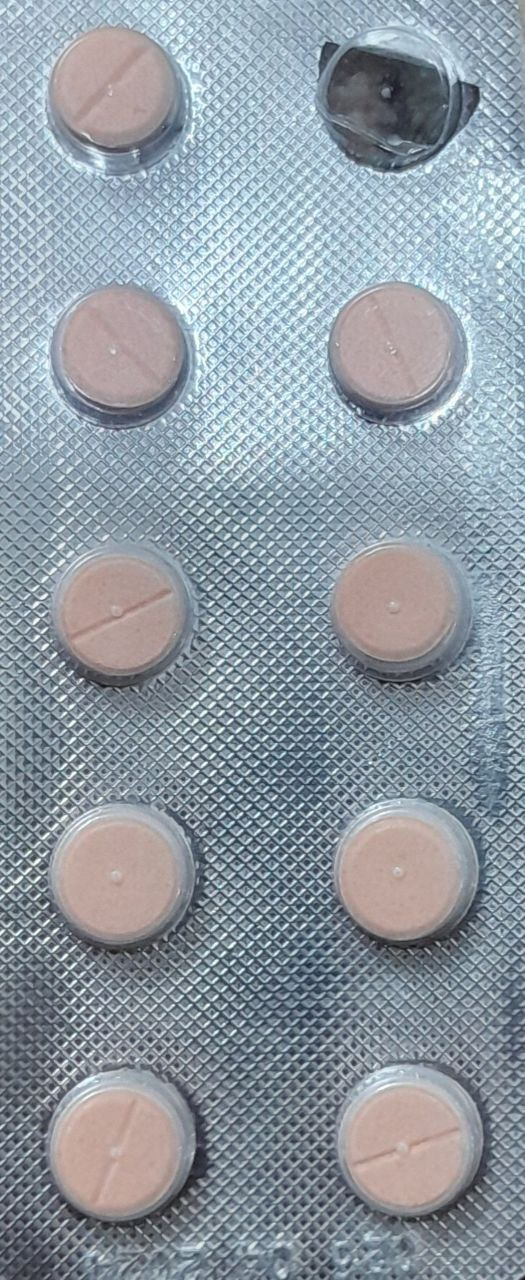
#> input picture Tamrin3/pills2.jpg, 525 x 1280 px
$ python NewCode1.py
#> lines starting #> are read from the running program, lines starting #| are printed output that depends on the picture
import cv2
import numpy as np

# بارگذاری تصویر
img = cv2.imread("pills2.jpg")
#> img is the input picture: shape (1280, 525, 3); mean B, G, R 162.6, 153.5, 143.3
if img is None:
    print("❌ تصویر پیدا نشد")
    exit()

gray = cv2.cvtColor(img, cv2.COLOR_BGR2GRAY)
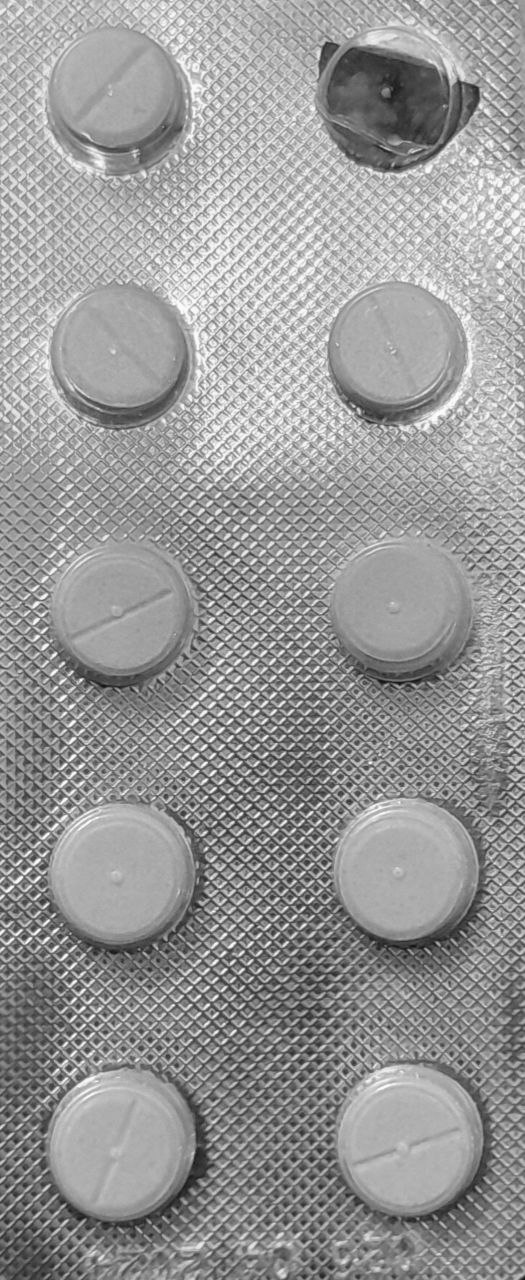
#> gray: shape (1280, 525); min 16, max 254, mean 151.5
blur = cv2.GaussianBlur(gray, (9, 9), 1.5)

# تشخیص دایره‌ها
circles = cv2.HoughCircles(
    blur,
    cv2.HOUGH_GRADIENT,
    dp=1.2,
    minDist=35,
    param1=100,
    param2=30,
    minRadius=15,
    maxRadius=40
)
#> circles = 176 rows, first 8: [77.4, 751.8, 39.24], [227.4, 809.4, 39.24], [281.4, 912.6, 39.24], [295.8, 723, 39.24], [246.6, 929.4, 39.24], [282.6, 999, 39.24], [279, 774.6, 39.24], [292.2, 825, 39.24]

count = 0

#> (the run stopped early here; a loop or call above may not have finished)

$ run again, with Tamrin3/pills1.jpg copied over Tamrin3/pills2.jpg
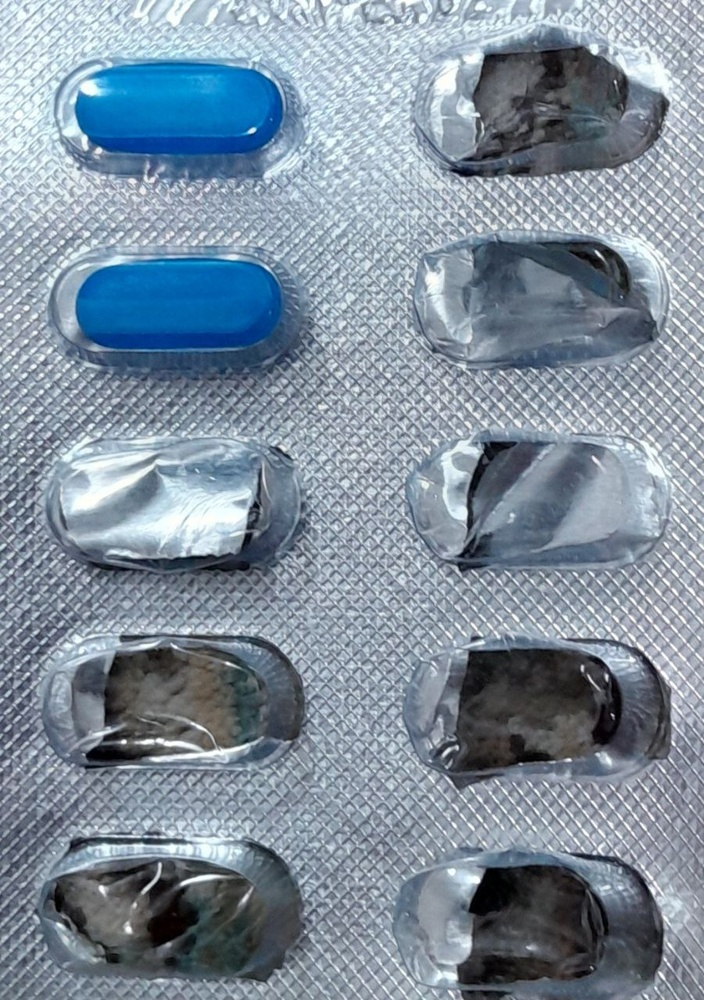
#> input picture Tamrin3/pills1.jpg, 704 x 1000 px, shrunk from 901 x 1280 before the run
#> img is the input picture: shape (1000, 704, 3); mean B, G, R 156.4, 142.1, 126.9
#> `gray = cv2.cvtColor(img, cv2.COLOR_BGR2GRAY)`:
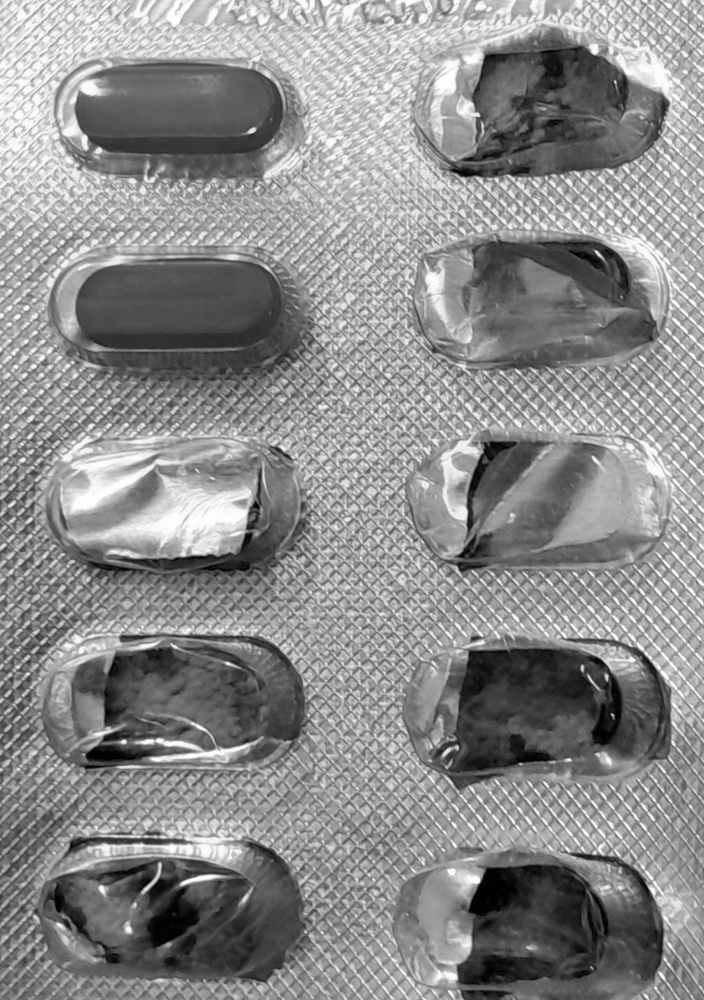
#> gray: shape (1000, 704); min 0, max 255, mean 139.2
#> circles = 131 rows, first 8: [328.2, 406.2, 39.24], [358.2, 702.6, 39.24], [366.6, 659.4, 39.24], [325.8, 544.2, 39.24], [401.4, 587.4, 39.24], [377.4, 407.4, 39.24], [354.6, 357, 39.24], [377.4, 264.6, 39.24]

$ run again, with Tamrin3/pills.jpg copied over Tamrin3/pills2.jpg
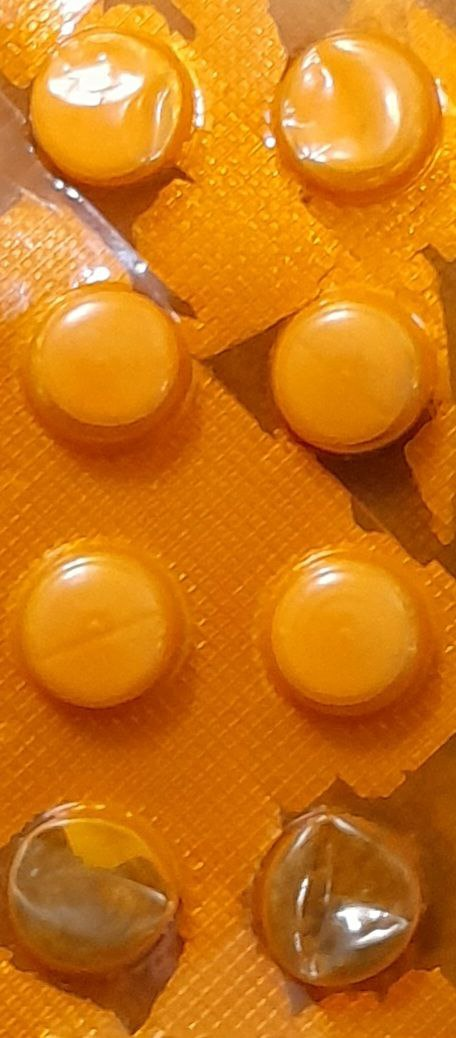
#> input picture Tamrin3/pills.jpg, 456 x 1038 px
#> img is the input picture: shape (1038, 456, 3); mean B, G, R 22.3, 118.2, 204.4
#> `gray = cv2.cvtColor(img, cv2.COLOR_BGR2GRAY)`:
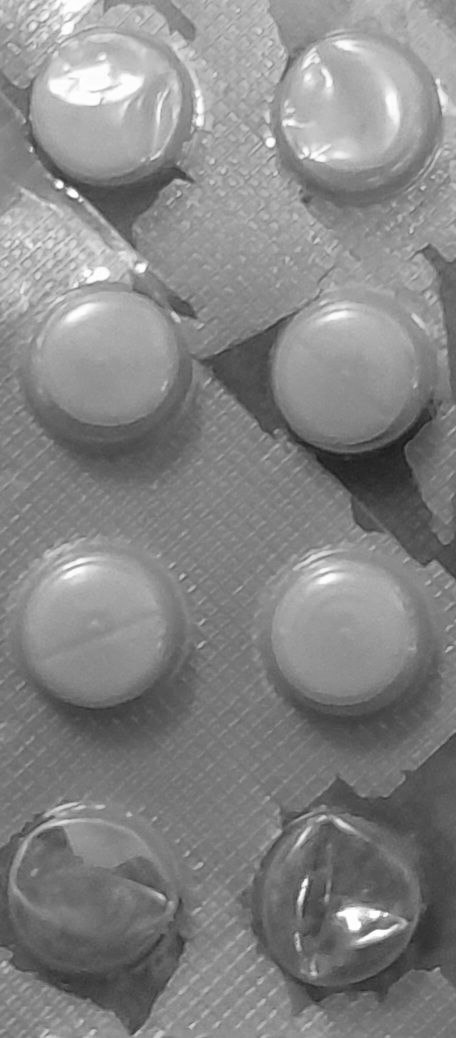
#> gray: shape (1038, 456); min 27, max 255, mean 133
#> circles = None
